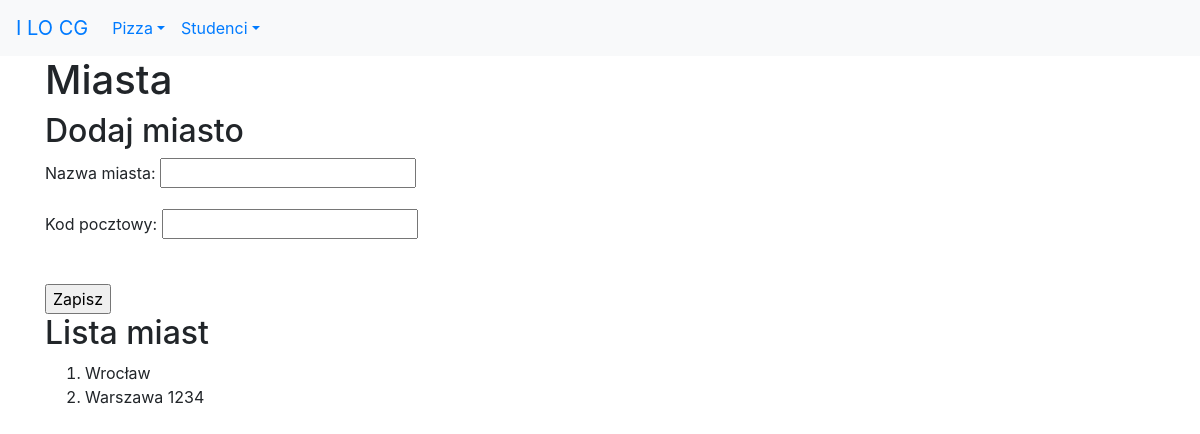
The app's page /studenci/miasta/, older data.
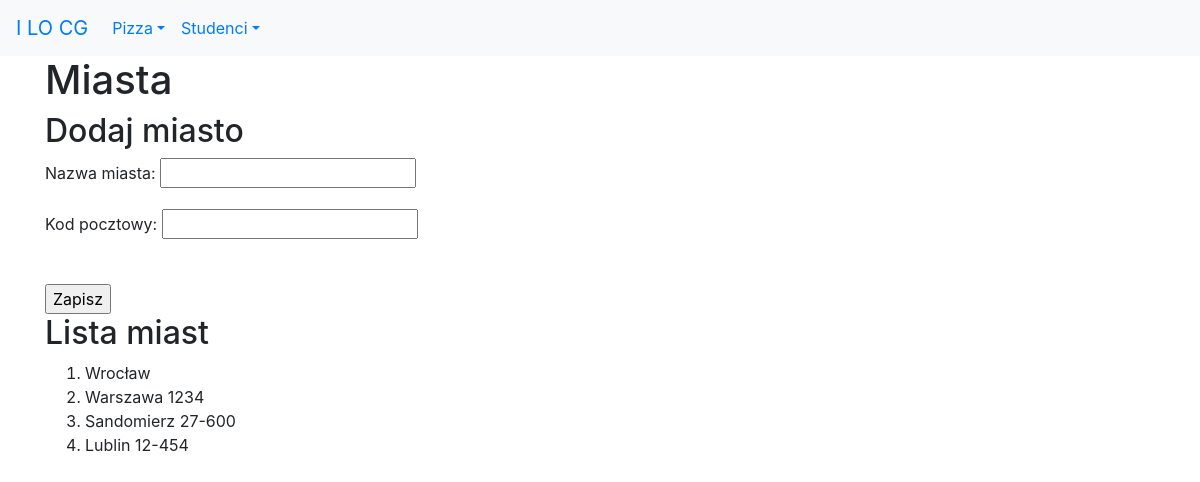
The same page, newer data.
### studenci_app/models.py (models this page shows)
class Miasto(models.Model):
    nazwa = models.CharField(verbose_name='miasto', max_length=30)
    kod = models.CharField(max_length=30, help_text="Wpisz kod pocztowy")

### studenci_app/views.py (the view)
# urls.py: path('miasta/', views.miasta, name='miasta'),
def miasta(request):
    if request.method == 'POST':
        form = MiastoForm(request.POST)
        if form.is_valid():
            m = Miasto(nazwa=form.cleaned_data['nazwa'], kod=form.cleaned_data['kod'])
            m.save()
            messages.success(request, "Poprawnie dodano dane!")
            return redirect(reverse('studenci_app:miasta'))
        else:
            messages.error(request, "Niepoprawne dane!")
    else:
        form = MiastoForm()
    miasta = Miasto.objects.all()
    kontekst = {'miasta': miasta, 'form': form}
    return render(request, 'studenci_app/miasta.html', kontekst)

### studenci_app/forms.py
class MiastoForm(forms.Form):
    nazwa = forms.CharField(
        label="Nazwa miasta",
        max_length=30,
        widget=forms.TextInput()
    )
    kod = forms.CharField(
        label="Kod pocztowy",
        max_length=6,
        widget=forms.TextInput()
    )

### studenci_app/templates/studenci_app/miasta.html (shortened to what this page needs)
{% extends 'szablon.html' %}
{% block naglowek %}Miasta{% endblock naglowek %}
{% block tresc %}
<h2>Dodaj miasto</h2>
    <form action="." method="POST">
        {{ form.as_p }}
        <br>
        <input type="submit" value="Zapisz">
    </form>
<h2>Lista miast</h2>
<ol>
    {% for miasto in miasta %}
        <li>{{ miasto.nazwa }}&nbsp;{{ miasto.kod }}</li>
    {% endfor %}
</ol>
{% endblock tresc %}

### templates/szablon.html (shortened to what this page needs)
<!DOCTYPE html>
<html lang="pl">
<head>
    <link rel="stylesheet" href="https://stackpath.bootstrapcdn.com/bootstrap/4.3.1/css/bootstrap.min.css">
</head>
<body>
    <nav class="navbar navbar-expand-sm bg-light">
        <a class="navbar-brand" href="http://lo1.sandomierz.pl">I LO CG</a>
        <div class="collapse navbar-collapse" id="collapsibleNavbar">
            <ul class="navbar-nav">
                <li class="nav-item dropdown">
                    <a href="#" class="nav-link dropdown-toggle" data-toggle="dropdown" role="button">Pizza</a>
                </li>
                <li class="nav-item dropdown">
                    <a href="{% url 'studenci:index' %}" class="nav-link dropdown-toggle" data-toggle="dropdown" role="button">Studenci</a>
                </li>
            </ul>
        </div>
    </nav>
    <div class="container">
        <div class="row">
            <div class="col">
<h1>{% block naglowek %}Projekt Django{% endblock naglowek %}</h1>
{% block tresc %}
{% endblock tresc %}
            </div>
        </div>
    </div>
</body>
</html>

Row changes from the older to the newer data that the page shows:
added Miasto: nazwa "Sandomierz", kod "27-600"
added Miasto: nazwa "Lublin", kod "12-454"
